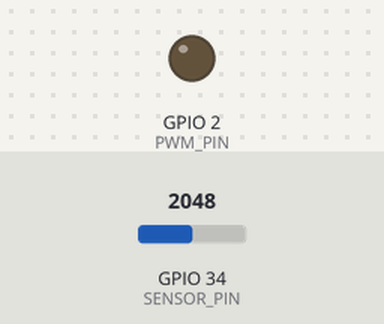
Simulated run of this sketch. Board: ESP32. On the bench: output pins drawn as LEDs (lit = HIGH). The test bench sets the inputs (shaded band); at power-on: GPIO 34 (SENSOR_PIN) = 2048 (analog values on the 0–4095 scale). WiFi joins after 1.5 s; servers stay silent unless stated; no MQTT or app messages arrive unless stated.

Above: at 2.7 s.
2.8 s: GPIO 34 (SENSOR_PIN) set to 1228
At 3.8 s:
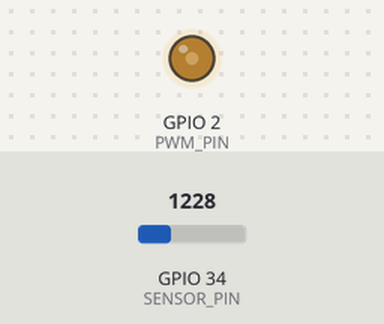
5.8 s: GPIO 34 (SENSOR_PIN) set to 491
At 7.6 s:
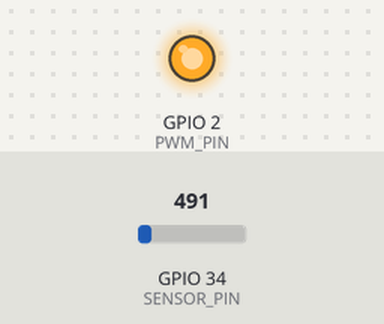
8.8 s: GPIO 34 (SENSOR_PIN) set to 2047
At 8.97 s:
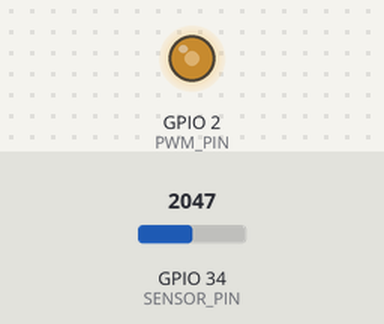
Timing chart, 0 to 17.8 s (numbered marks = the images above; inputs shaded):
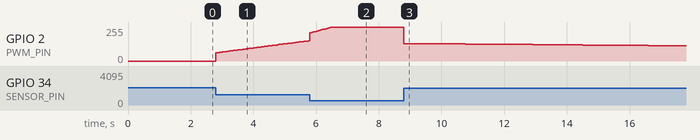

Measured:
- after the input at 2.8 s, GPIO 2 (PWM_PIN): moves from 0/255 to 152/255 over 2.9 s, starting at once
- after the input at 8.8 s, GPIO 2 (PWM_PIN): moves from 255/255 to 114/255 over 8.8 s, starting at once

The sketch:

lab-4-pi-control.ino
```cpp
/*
Lab 4: PI Control + Anti-windup
- Topic cps/ctrl/setpoint: {"sp":0..4095,"kp":..,"ki":..}
- Telemetry cps/ctrl/sensor: {"sp","y","e","u","kp","ki","i","sat"}
Anti-windup: stop integrating when saturated AND error drives further into saturation.
*/

#include <WiFi.h>
#include <PubSubClient.h>
#include <ArduinoJson.h>

const char* WIFI_SSID = "YOUR_WIFI";
const char* WIFI_PASS = "YOUR_PASS";
const char* MQTT_HOST = "192.168.1.10";
const uint16_t MQTT_PORT = 1883;

static const int SENSOR_PIN = 34;
static const int PWM_PIN = 2;
static const int PWM_CH  = 0;
static const int PWM_FREQ = 5000;
static const int PWM_RES  = 8;

WiFiClient espClient;
PubSubClient mqtt(espClient);

const char* TOPIC_SETPOINT = "cps/ctrl/setpoint";
const char* TOPIC_SENSOR   = "cps/ctrl/sensor";

volatile int sp = 2000;
volatile float kp = 0.08f;
volatile float ki = 0.002f; // integral gain per sample (TS_MS)

float i_term = 0.0f;

unsigned long lastMs = 0;
const unsigned long TS_MS = 50;

void connectWiFi() {
  WiFi.mode(WIFI_STA);
  WiFi.begin(WIFI_SSID, WIFI_PASS);
  while (WiFi.status() != WL_CONNECTED) delay(250);
}

void mqttCallback(char* topic, byte* payload, unsigned int length) {
  StaticJsonDocument<192> doc;
  if (deserializeJson(doc, payload, length) == DeserializationError::Ok) {
    if (doc["sp"].is<int>()) sp = constrain(doc["sp"].as<int>(), 0, 4095);
    if (doc["kp"].is<float>()) kp = max(0.0f, doc["kp"].as<float>());
    if (doc["ki"].is<float>()) ki = max(0.0f, doc["ki"].as<float>());
    if (doc["resetI"].is<bool>() && doc["resetI"].as<bool>()) i_term = 0.0f;
  }
}

void connectMQTT() {
  mqtt.setServer(MQTT_HOST, MQTT_PORT);
  mqtt.setCallback(mqttCallback);
  while (!mqtt.connected()) {
    String cid = "esp32-lab4-" + String((uint32_t)ESP.getEfuseMac(), HEX);
    if (mqtt.connect(cid.c_str())) {
      mqtt.subscribe(TOPIC_SETPOINT);
    } else delay(500);
  }
}

void setup() {
  analogReadResolution(12);

  ledcSetup(PWM_CH, PWM_FREQ, PWM_RES);
  ledcAttachPin(PWM_PIN, PWM_CH);
  ledcWrite(PWM_CH, 0);

  connectWiFi();
  connectMQTT();
  lastMs = millis();
}

void loop() {
  if (WiFi.status() != WL_CONNECTED) connectWiFi();
  if (!mqtt.connected()) connectMQTT();
  mqtt.loop();

  unsigned long now = millis();
  if (now - lastMs >= TS_MS) {
    lastMs += TS_MS;

    int y = analogRead(SENSOR_PIN);
    int e = sp - y;

    // Compute unsaturated control
    float p = kp * (float)e;
    float u_unsat = p + i_term;

    int u = (int)lround(u_unsat);
    bool sat = false;

    if (u > 255) { u = 255; sat = true; }
    if (u < 0)   { u = 0;   sat = true; }

    // Anti-windup condition:
    // integrate if not saturated OR if error would move u back toward range
    bool integrate = !sat;
    if (sat) {
      if (u == 255 && e < 0) integrate = true; // error reduces output
      if (u == 0   && e > 0) integrate = true; // error increases output
    }

    if (integrate) {
      i_term += ki * (float)e;
      // clamp i_term to avoid runaway
      if (i_term > 255) i_term = 255;
      if (i_term < -255) i_term = -255;
    }

    ledcWrite(PWM_CH, u);

    StaticJsonDocument<256> doc;
    doc["ts"]  = (uint32_t)now;
    doc["sp"]  = sp;
    doc["y"]   = y;
    doc["e"]   = e;
    doc["u"]   = u;
    doc["kp"]  = kp;
    doc["ki"]  = ki;
    doc["i"]   = i_term;
    doc["sat"] = sat ? 1 : 0;

    char buf[256];
    size_t n = serializeJson(doc, buf);
    mqtt.publish(TOPIC_SENSOR, buf, n);
  }
}
```
